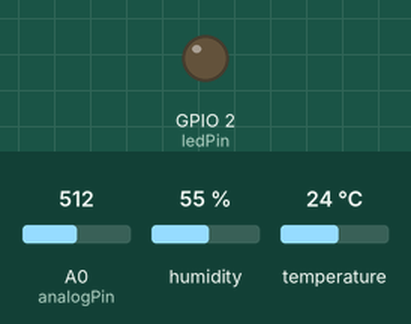
This sketch was run on a simulated ESP8266 (NodeMCU). On the bench: output pins drawn as LEDs (lit = HIGH). The test bench sets the inputs (shaded band); at power-on: A0 (analogPin) = 512, humidity 55 %, temperature 24 °C. WiFi joins after 1.5 s; servers stay silent unless stated; uploads are accepted with an empty reply; what the sketch prints to the serial monitor is not drawn.

Above: at 0.1 s.
At 1.6 s:
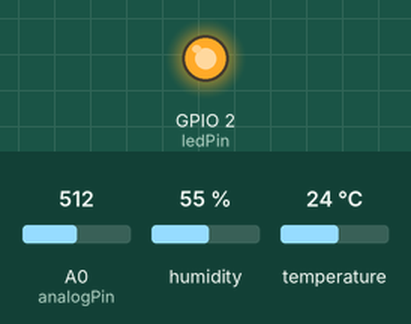
Timing chart, 0 to 3.1 s (numbered marks = the images above):
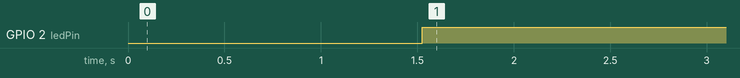

The sketch:

finalblink_app.ino
```cpp
#include <DHT.h>
#include <ESP8266WiFi.h>
#include <WiFiClient.h>

const int analogPin = A0;               // Analog pin for sensor
const int ledPin = 2;                   // LED pin
const int DHTPin = 14;                  // Pin for DHT11
const float Vcc = 3.3;                  // ESP8266 supply voltage
const float sensorMaxVoltage = 3.3;     // Max voltage from sensor
const float BAC_scale = 0.1;            // BAC scaling factor
const float legal_BAC_limit = 0.03;     // Legal BAC limit

#define DHTTYPE DHT11                   // DHT11 sensor type

DHT dht(DHTPin, DHTTYPE);               // Initialize DHT sensor

// Wi-Fi credentials
const char* ssid = "realme 9i 5G";       // Replace with your Wi-Fi SSID
const char* password = "123456781";      // Replace with your Wi-Fi password

// Django server details
const char* serverHost = "192.168.138.25";  // IP address of the Django server
const int serverPort = 80;                  // HTTP server port
const char* sensorDataEndpoint = "/sensor-data/";  // Django endpoint for sensor data

void setup() {
  Serial.begin(9600);

  pinMode(ledPin, OUTPUT);
  digitalWrite(ledPin, LOW);
  dht.begin();

  // Connect to Wi-Fi
  WiFi.begin(ssid, password);
  while (WiFi.status() != WL_CONNECTED) {
    delay(500);
    Serial.print(".");
  }
  Serial.println("Connected to Wi-Fi");
}

void loop() {
  int sensorValue = analogRead(analogPin);
  float voltage = sensorValue * (Vcc / 1023.0);
  float temperature = dht.readTemperature();
  float humidity = dht.readHumidity();

  if (isnan(temperature) || isnan(humidity)) {
    Serial.println("Failed to read from DHT sensor!");
    return;
  }

  // Temperature compensation
  float temp_compensation_factor = 1.0;
  if (temperature > 25) {
    temp_compensation_factor = 1.0 - ((temperature - 25) * 0.015);
  } else if (temperature < 25) {
    temp_compensation_factor = 1.0 + ((25 - temperature) * 0.015);
  }

  // Humidity compensation
  float humidity_compensation_factor = 1.0;
  if (humidity > 50) {
    humidity_compensation_factor = 1.0 + ((humidity - 50) * 0.01);
  } else if (humidity < 50) {
    humidity_compensation_factor = 1.0 - ((50 - humidity) * 0.01);
  }

  float compensated_voltage = voltage * temp_compensation_factor * humidity_compensation_factor;
  float BAC = (compensated_voltage / sensorMaxVoltage) * BAC_scale;

  Serial.print("Estimated BAC: ");
  Serial.print(BAC, 4);
  Serial.println(" %");

  // LED warning
  if (BAC > legal_BAC_limit) {
    Serial.println("WARNING: BAC exceeds legal limit!");
    digitalWrite(ledPin, HIGH);
  } else {
    digitalWrite(ledPin, LOW);
  }

  // Send BAC and timestamp to Django server
  sendBACToDjango(BAC);

  delay(2000);
}

void sendBACToDjango(float BAC) {
  if (WiFi.status() == WL_CONNECTED) {
    WiFiClient client;
    if (client.connect(serverHost, serverPort)) {  // Connect to Django server

      unsigned long currentTime = millis();  // Get elapsed time since Arduino started
      String jsonPayload = String("{\"bac\":") + BAC + ",\"timestamp\":" + currentTime + "}";

      client.println("POST " + String(sensorDataEndpoint) + " HTTP/1.1");  // Send POST request
      client.println("Host: " + String(serverHost));
      client.println("Content-Type: application/json");
      client.println("Content-Length: " + String(jsonPayload.length()));
      client.println("Connection: close");
      client.println();
      client.println(jsonPayload);

      // Read response from server
      while (client.available()) {
        String line = client.readStringUntil('\n');
        Serial.println(line);
      }

      client.stop();
    } else {
      Serial.println("Failed to connect to server");
    }
  } else {
    Serial.println("WiFi not connected");
  }
}
```

Measured:
- by itself, GPIO 2 (ledPin): LOW → HIGH at 1.5 s
